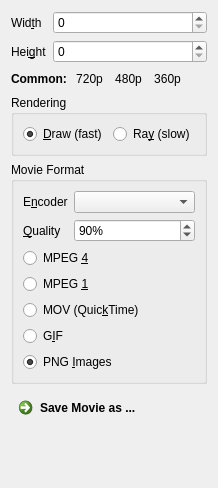
<?xml version="1.0" encoding="UTF-8"?>
<ui version="4.0">
 <class>Form</class>
 <widget class="QWidget" name="Form">
  <property name="geometry">
   <rect>
    <x>0</x>
    <y>0</y>
    <width>218</width>
    <height>488</height>
   </rect>
  </property>
  <property name="windowTitle">
   <string>Movie Export</string>
  </property>
  <layout class="QGridLayout" name="gridLayout">
   <item row="2" column="1">
    <widget class="QSpinBox" name="input_width">
     <property name="sizePolicy">
      <sizepolicy hsizetype="MinimumExpanding" vsizetype="Fixed">
       <horstretch>0</horstretch>
       <verstretch>0</verstretch>
      </sizepolicy>
     </property>
     <property name="toolTip">
      <string>video width in pixels</string>
     </property>
     <property name="maximum">
      <number>9999</number>
     </property>
    </widget>
   </item>
   <item row="3" column="1">
    <widget class="QSpinBox" name="input_height">
     <property name="sizePolicy">
      <sizepolicy hsizetype="MinimumExpanding" vsizetype="Fixed">
       <horstretch>0</horstretch>
       <verstretch>0</verstretch>
      </sizepolicy>
     </property>
     <property name="toolTip">
      <string>video height in pixels</string>
     </property>
     <property name="maximum">
      <number>9999</number>
     </property>
    </widget>
   </item>
   <item row="4" column="0" colspan="2">
    <layout class="QHBoxLayout" name="horizontalLayout_4">
     <item>
      <widget class="QLabel" name="label_7">
       <property name="font">
        <font>
         <weight>75</weight>
         <bold>true</bold>
        </font>
       </property>
       <property name="toolTip">
        <string>Common Video Resolutions</string>
       </property>
       <property name="text">
        <string>Common:</string>
       </property>
      </widget>
     </item>
     <item>
      <widget class="QPushButton" name="button_720p">
       <property name="styleSheet">
        <string notr="true">padding: 2px</string>
       </property>
       <property name="text">
        <string>720p</string>
       </property>
       <property name="flat">
        <bool>true</bool>
       </property>
      </widget>
     </item>
     <item>
      <widget class="QPushButton" name="button_480p">
       <property name="styleSheet">
        <string notr="true">padding: 2px</string>
       </property>
       <property name="text">
        <string>480p</string>
       </property>
       <property name="flat">
        <bool>true</bool>
       </property>
      </widget>
     </item>
     <item>
      <widget class="QPushButton" name="button_360p">
       <property name="styleSheet">
        <string notr="true">padding: 2px</string>
       </property>
       <property name="text">
        <string>360p</string>
       </property>
       <property name="flat">
        <bool>true</bool>
       </property>
      </widget>
     </item>
     <item>
      <spacer name="horizontalSpacer">
       <property name="orientation">
        <enum>Qt::Horizontal</enum>
       </property>
       <property name="sizeHint" stdset="0">
        <size>
         <width>40</width>
         <height>20</height>
        </size>
       </property>
      </spacer>
     </item>
    </layout>
   </item>
   <item row="10" column="0" colspan="2">
    <widget class="QCommandLinkButton" name="button_ok">
     <property name="sizePolicy">
      <sizepolicy hsizetype="Preferred" vsizetype="Expanding">
       <horstretch>0</horstretch>
       <verstretch>0</verstretch>
      </sizepolicy>
     </property>
     <property name="text">
      <string>Save Movie as ...</string>
     </property>
    </widget>
   </item>
   <item row="6" column="0" colspan="2">
    <widget class="QGroupBox" name="group_format">
     <property name="title">
      <string>Movie Format</string>
     </property>
     <layout class="QVBoxLayout" name="verticalLayout">
      <item>
       <layout class="QFormLayout" name="formLayout">
        <item row="0" column="0">
         <widget class="QLabel" name="label">
          <property name="text">
           <string>E&amp;ncoder</string>
          </property>
          <property name="buddy">
           <cstring>input_encoder</cstring>
          </property>
         </widget>
        </item>
        <item row="0" column="1">
         <widget class="QComboBox" name="input_encoder">
          <property name="sizePolicy">
           <sizepolicy hsizetype="MinimumExpanding" vsizetype="Fixed">
            <horstretch>0</horstretch>
            <verstretch>0</verstretch>
           </sizepolicy>
          </property>
          <item>
           <property name="text">
            <string notr="true"/>
           </property>
          </item>
          <item>
           <property name="text">
            <string>ffmpeg</string>
           </property>
          </item>
          <item>
           <property name="text">
            <string>mpeg_encode</string>
           </property>
          </item>
          <item>
           <property name="text">
            <string>convert</string>
           </property>
          </item>
         </widget>
        </item>
        <item row="1" column="0">
         <widget class="QLabel" name="label_quality">
          <property name="text">
           <string>&amp;Quality</string>
          </property>
          <property name="buddy">
           <cstring>input_quality</cstring>
          </property>
         </widget>
        </item>
        <item row="1" column="1">
         <widget class="QSpinBox" name="input_quality">
          <property name="sizePolicy">
           <sizepolicy hsizetype="Expanding" vsizetype="Fixed">
            <horstretch>0</horstretch>
            <verstretch>0</verstretch>
           </sizepolicy>
          </property>
          <property name="toolTip">
           <string>&quot;movie_quality&quot; setting, the lower the lossier</string>
          </property>
          <property name="suffix">
           <string notr="true">%</string>
          </property>
          <property name="minimum">
           <number>60</number>
          </property>
          <property name="maximum">
           <number>100</number>
          </property>
          <property name="value">
           <number>90</number>
          </property>
         </widget>
        </item>
       </layout>
      </item>
      <item>
       <widget class="QRadioButton" name="format_mp4">
        <property name="text">
         <string>MPEG &amp;4</string>
        </property>
        <property name="checked">
         <bool>false</bool>
        </property>
        <attribute name="buttonGroup">
         <string notr="true">input_format</string>
        </attribute>
       </widget>
      </item>
      <item>
       <widget class="QRadioButton" name="format_mpg">
        <property name="text">
         <string>MPEG &amp;1</string>
        </property>
        <property name="checked">
         <bool>false</bool>
        </property>
        <attribute name="buttonGroup">
         <string notr="true">input_format</string>
        </attribute>
       </widget>
      </item>
      <item>
       <widget class="QRadioButton" name="format_mov">
        <property name="text">
         <string>MOV (Quic&amp;kTime)</string>
        </property>
        <property name="checked">
         <bool>false</bool>
        </property>
        <attribute name="buttonGroup">
         <string notr="true">input_format</string>
        </attribute>
       </widget>
      </item>
      <item>
       <widget class="QRadioButton" name="format_gif">
        <property name="toolTip">
         <string>Animated GIF</string>
        </property>
        <property name="text">
         <string>G&amp;IF</string>
        </property>
        <attribute name="buttonGroup">
         <string notr="true">input_format</string>
        </attribute>
       </widget>
      </item>
      <item>
       <widget class="QRadioButton" name="format_png">
        <property name="toolTip">
         <string>Export a series of numbered PNG files</string>
        </property>
        <property name="text">
         <string>PNG &amp;Images</string>
        </property>
        <property name="checked">
         <bool>true</bool>
        </property>
        <attribute name="buttonGroup">
         <string notr="true">input_format</string>
        </attribute>
       </widget>
      </item>
     </layout>
    </widget>
   </item>
   <item row="3" column="0">
    <widget class="QLabel" name="label_3">
     <property name="text">
      <string>Hei&amp;ght</string>
     </property>
     <property name="buddy">
      <cstring>input_height</cstring>
     </property>
    </widget>
   </item>
   <item row="2" column="0">
    <widget class="QLabel" name="label_2">
     <property name="text">
      <string>Wid&amp;th</string>
     </property>
     <property name="buddy">
      <cstring>input_width</cstring>
     </property>
    </widget>
   </item>
   <item row="5" column="0" colspan="2">
    <widget class="QGroupBox" name="group_mode">
     <property name="title">
      <string>Rendering</string>
     </property>
     <layout class="QHBoxLayout" name="horizontalLayout_3">
      <item>
       <widget class="QRadioButton" name="input_draw">
        <property name="toolTip">
         <string>antialiased on-screen rendering</string>
        </property>
        <property name="text">
         <string>&amp;Draw (fast)</string>
        </property>
        <property name="checked">
         <bool>true</bool>
        </property>
        <attribute name="buttonGroup">
         <string notr="true">input_mode</string>
        </attribute>
       </widget>
      </item>
      <item>
       <widget class="QRadioButton" name="input_ray">
        <property name="toolTip">
         <string>Render each movie frame with ray tracing.
May take a long time, but produces the
best quality.</string>
        </property>
        <property name="text">
         <string>Ra&amp;y (slow)</string>
        </property>
        <attribute name="buttonGroup">
         <string notr="true">input_mode</string>
        </attribute>
       </widget>
      </item>
     </layout>
    </widget>
   </item>
  </layout>
 </widget>
 <tabstops>
  <tabstop>input_width</tabstop>
  <tabstop>input_height</tabstop>
  <tabstop>button_ok</tabstop>
 </tabstops>
 <resources/>
 <connections/>
 <buttongroups>
  <buttongroup name="input_format"/>
  <buttongroup name="input_mode"/>
 </buttongroups>
</ui>
